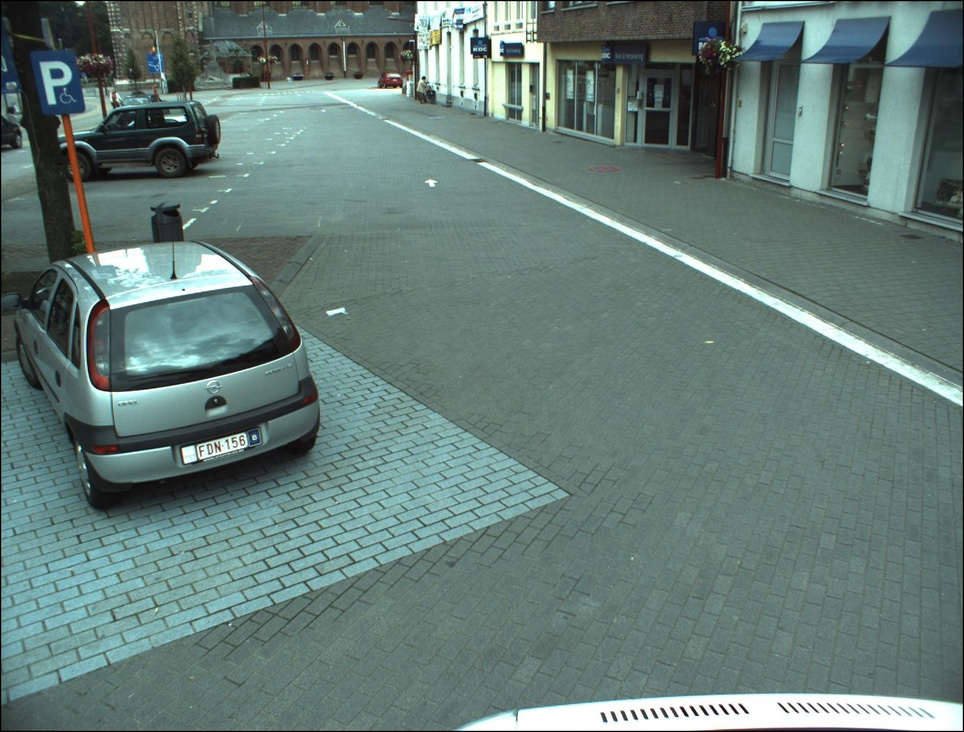
%> input picture block2/images/00.001250.jpg, 964 x 732 px, shrunk from 1628 x 1236 before the run
$ octave --eval "result = NoiseFilter(imread('images/00.001250.jpg'));"   (GNU Octave 9; MATLAB toolbox functions it lacks are replaced by stand-ins)
%> lines starting %> are read from the running program, lines starting %| are printed output that depends on the picture
function rgbFixed = NoiseFilter (im)
    fontSize=10;
%     im = imread('00.001250.jpg');

    % Get the dimensions of the image.  numberOfColorBands should be = 3.
    [rows columns numberOfColorBands] = size(im);
    % Display the original color image.
    %subplot(3, 4, 1);
    subplot(1, 2, 1);
    imshow(im);
    title('Original color Image', 'FontSize', fontSize);
    % Enlarge figure to full screen.
    set(gcf, 'Position', get(0,'Screensize'));
    % Extract the individual red, green, and blue color channels.
    redChannel = im(:, :, 1);
    greenChannel = im(:, :, 2);
    blueChannel = im(:, :, 3);

    % [13 lines of commented-out code are left out]
    noisyRGB = imnoise(im,'salt & pepper', 0.05);
    % subplot(3, 4, 5);
    % imshow(noisyRGB);
    % title('Image with Salt and Pepper Noise', 'FontSize', fontSize);

    % Extract the individual red, green, and blue color channels.
    redChannel = noisyRGB(:, :, 1);
    greenChannel = noisyRGB(:, :, 2);
    blueChannel = noisyRGB(:, :, 3);

    % [12 lines of commented-out code are left out]
    redMF = medfilt2(redChannel, [3 3]);
    greenMF = medfilt2(greenChannel, [3 3]);
    blueMF = medfilt2(blueChannel, [15 3]);

    % Find the noise in the red.
    noiseImage = (redChannel == 0 | redChannel == 255);
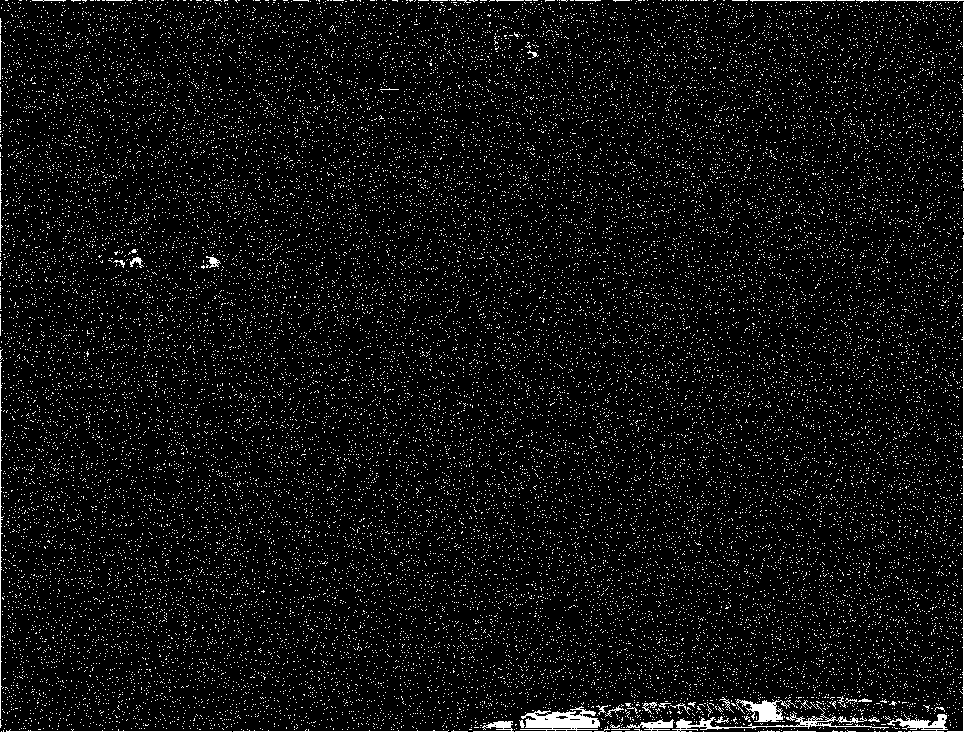
%> noiseImage: size 732x964 logical; 6% white in thin lines or dots
    % Get rid of the noise in the red by replacing with median.
    noiseFreeRed = redChannel;
    noiseFreeRed(noiseImage) = redMF(noiseImage);
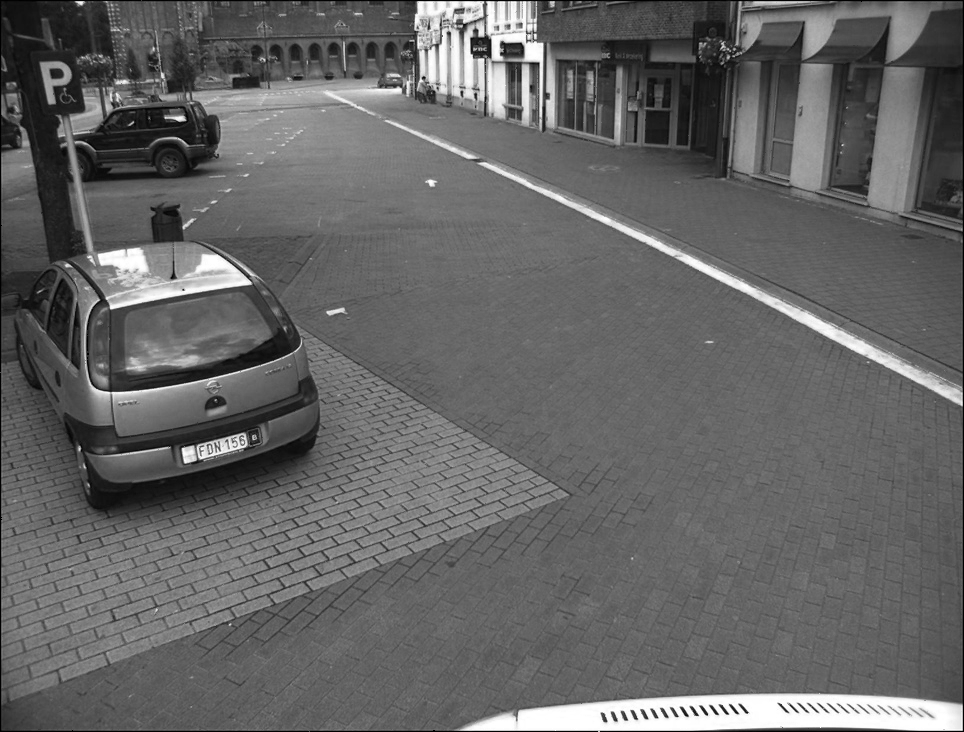
%> noiseFreeRed: size 732x964 uint8; min 0, max 255, mean 101; mean of the top-left, top-right, bottom-left and bottom-right quarters 97.4, 95.9, 99, 111.5

    % Find the noise in the green.
    noiseImage = (greenChannel == 0 | greenChannel == 255);
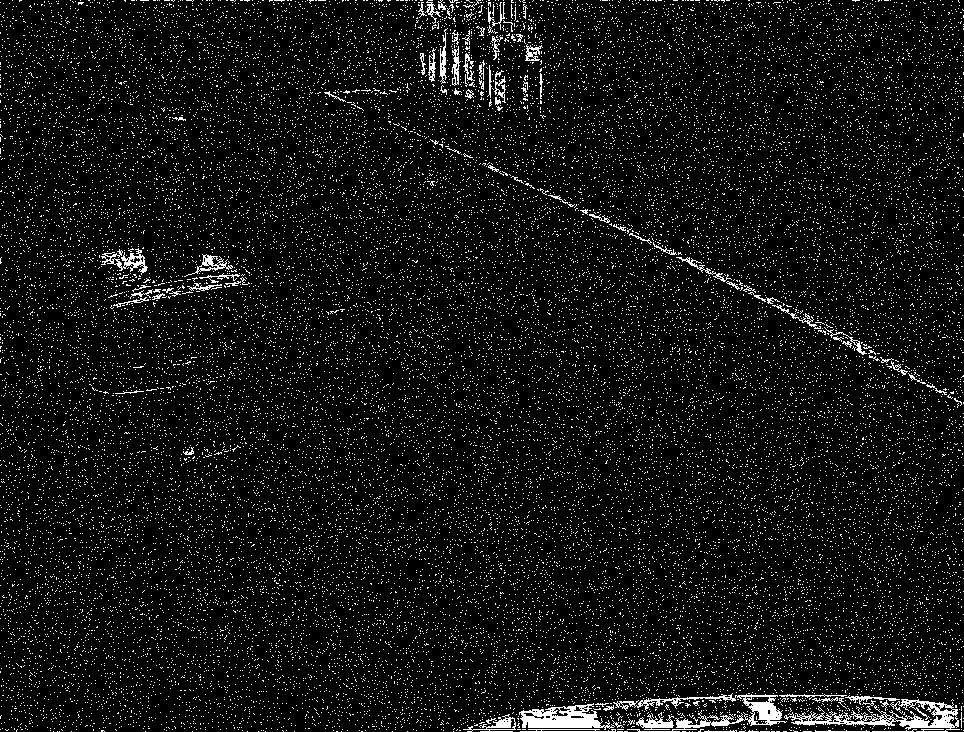
%> noiseImage: size 732x964 logical; 6.7% white in thin lines or dots
    % Get rid of the noise in the green by replacing with median.
    noiseFreeGreen = greenChannel;
    noiseFreeGreen(noiseImage) = greenMF(noiseImage);
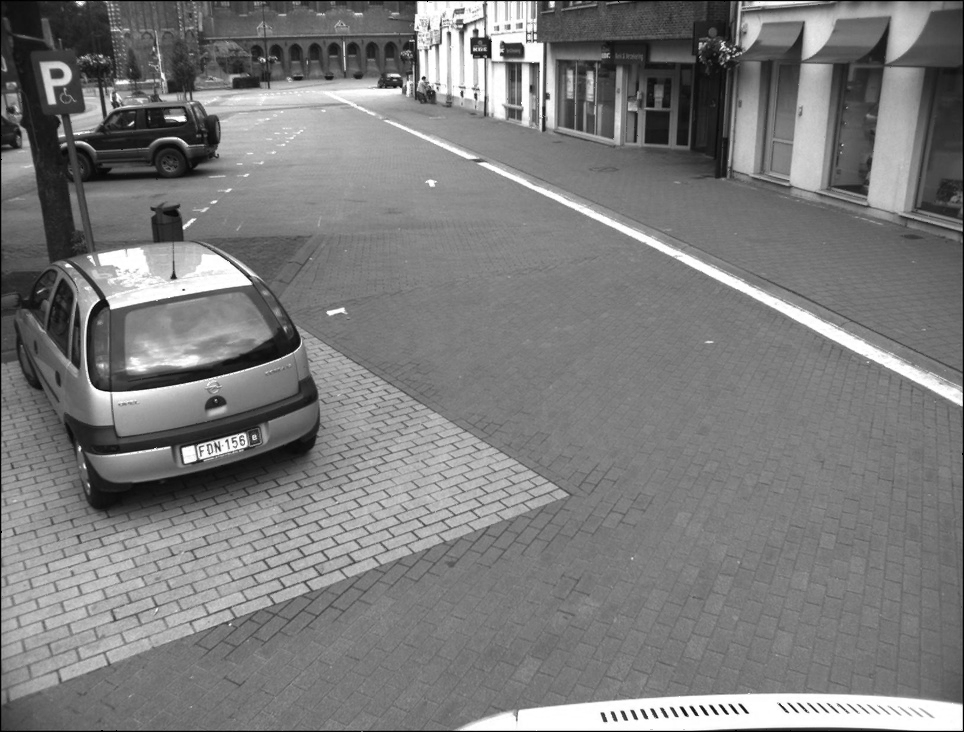
%> noiseFreeGreen: size 732x964 uint8; min 0, max 255, mean 123.5; mean of the top-left, top-right, bottom-left and bottom-right quarters 117.4, 115.5, 128.8, 132.3

    % Find the noise in the blue.
    noiseImage = (blueChannel == 0 | blueChannel == 255);
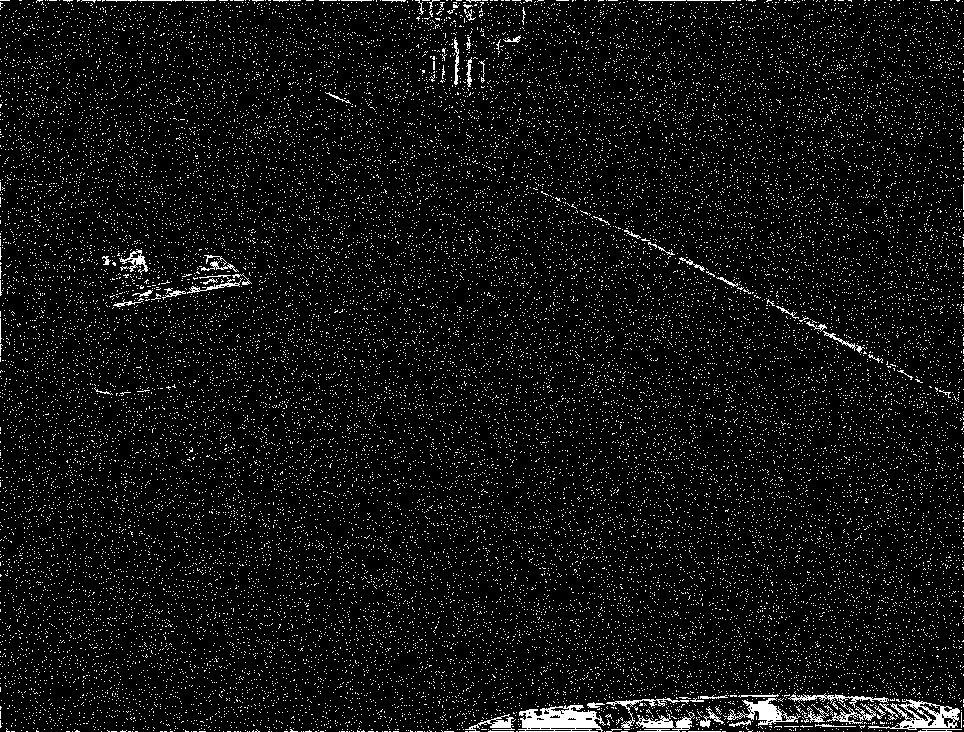
%> noiseImage: size 732x964 logical; 6.3% white in thin lines or dots
    % Get rid of the noise in the blue by replacing with median.
    noiseFreeBlue = blueChannel;
    noiseFreeBlue(noiseImage) = blueMF(noiseImage);
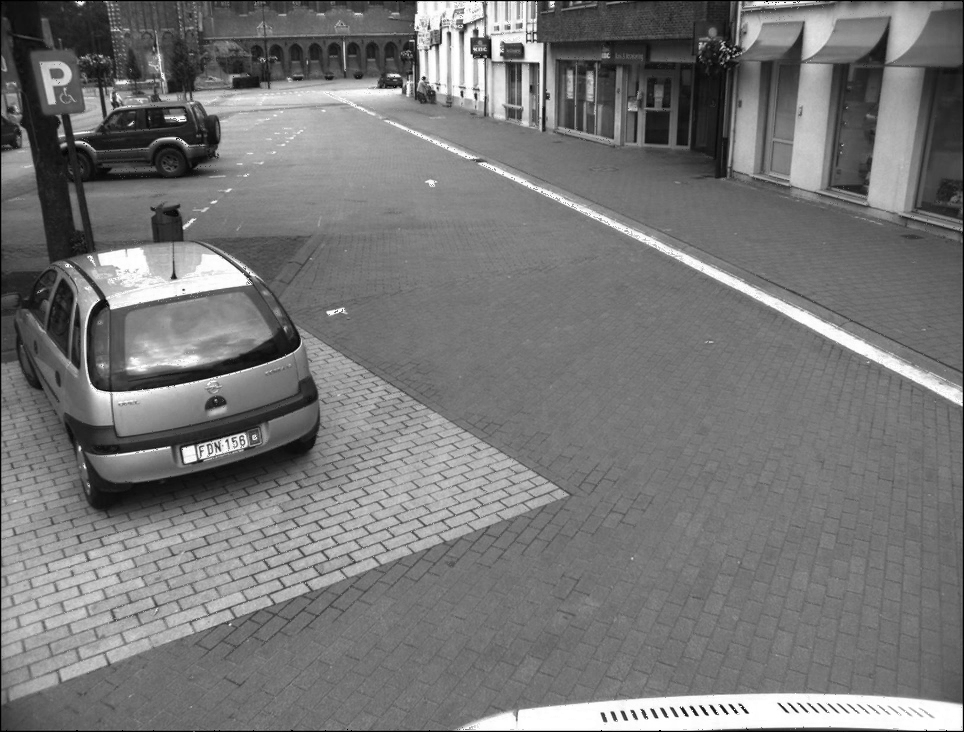
%> noiseFreeBlue: size 732x964 uint8; min 0, max 255, mean 118.7; mean of the top-left, top-right, bottom-left and bottom-right quarters 112.2, 109.6, 125.6, 127.2

    % Reconstruct the noise free RGB image
    rgbFixed = cat(3, noiseFreeRed, noiseFreeGreen, noiseFreeBlue);
    subplot(1, 2, 2);
    imshow(rgbFixed);
    title('Restored Image', 'FontSize', fontSize);

end

$ run again, on block2/images/00.000948.jpg
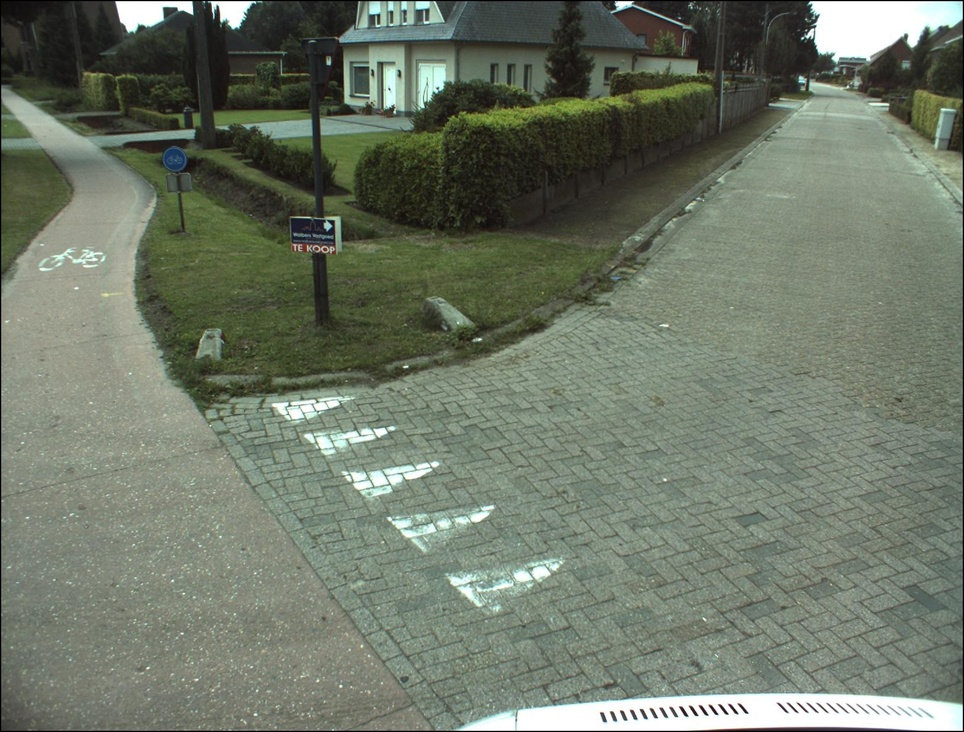
%> input picture block2/images/00.000948.jpg, 964 x 732 px, shrunk from 1628 x 1236 before the run
%> in NoiseFilter, `noiseImage = (redChannel == 0 | redChannel == 255);`:
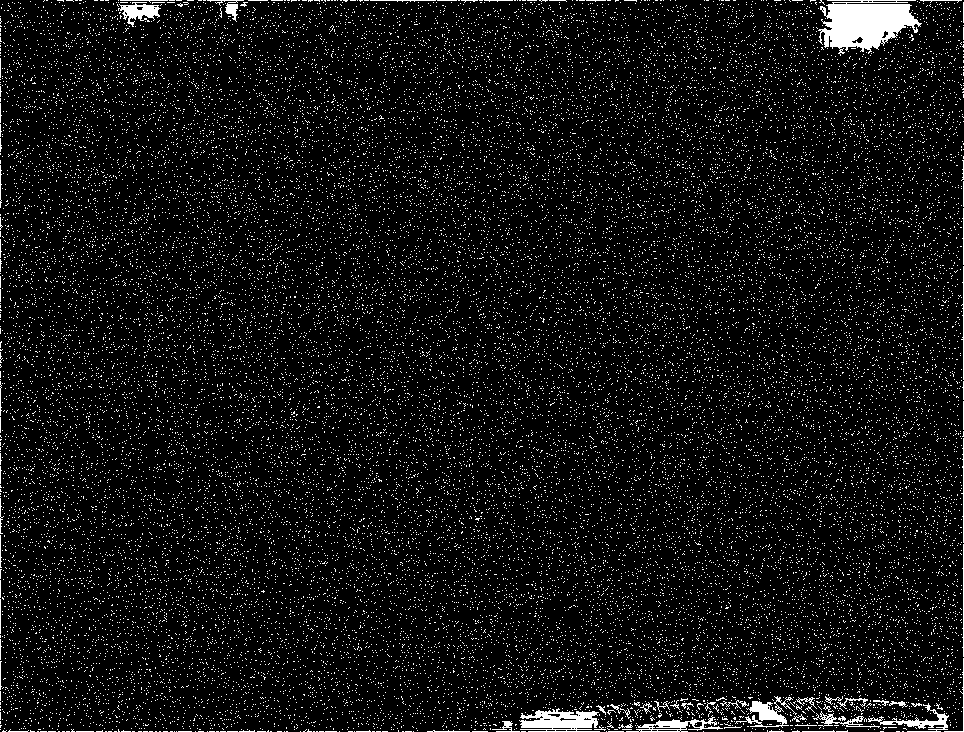
%> noiseImage: size 732x964 logical; 6.5% white in thin lines or dots
%> noiseFreeRed: size 732x964 uint8; min 0, max 255, mean 109.9
%> noiseFreeGreen: size 732x964 uint8; min 0, max 255, mean 118.8
%> in NoiseFilter, `noiseFreeBlue(noiseImage) = blueMF(noiseImage);`:
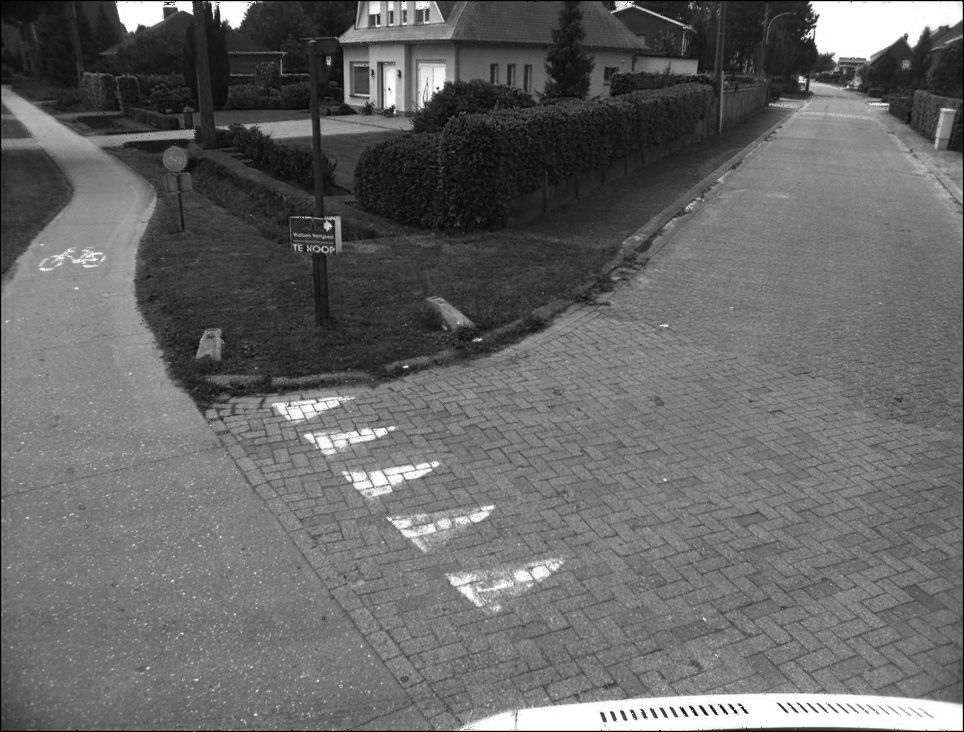
%> noiseFreeBlue: size 732x964 uint8; min 0, max 255, mean 103.1

$ run again, on block2/images/00.000949.jpg
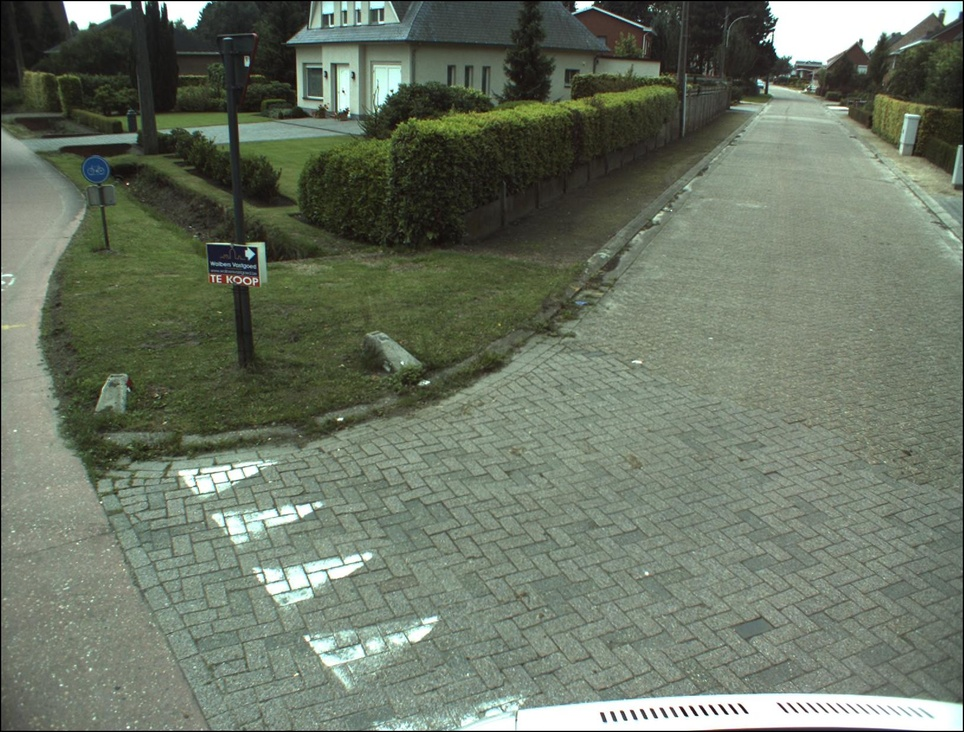
%> input picture block2/images/00.000949.jpg, 964 x 732 px, shrunk from 1628 x 1236 before the run
%> in NoiseFilter, `noiseImage = (redChannel == 0 | redChannel == 255);`:
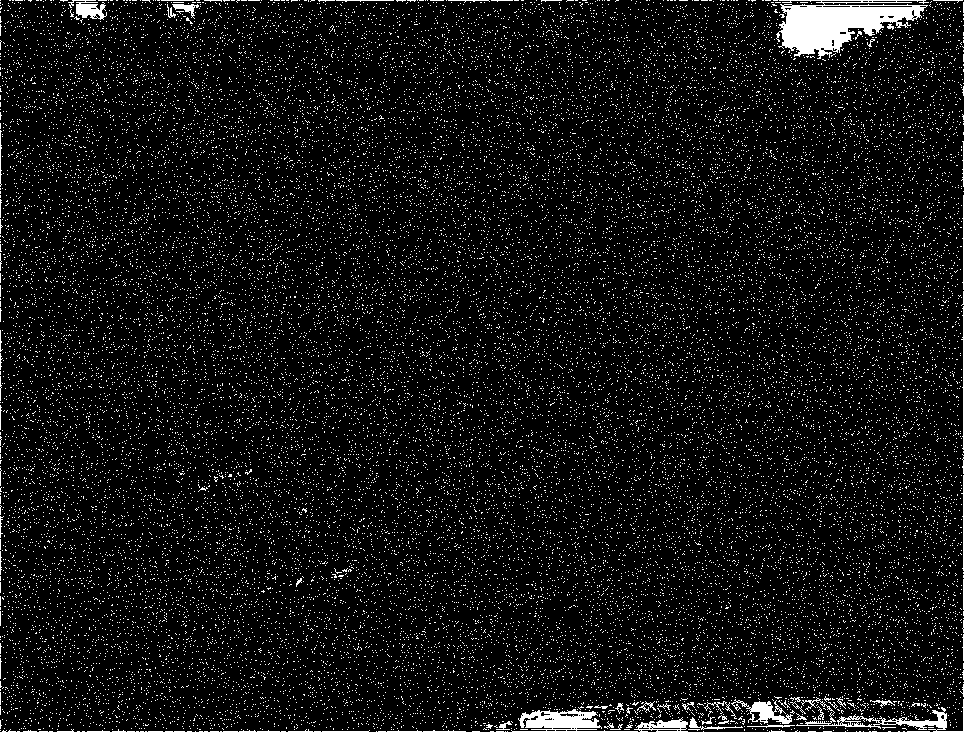
%> noiseImage: size 732x964 logical; 6.7% white in thin lines or dots
%> noiseFreeRed: size 732x964 uint8; min 0, max 255, mean 106.7; mean of the top-left, top-right, bottom-left and bottom-right quarters 73.2, 103, 119.3, 131.3
%> noiseFreeGreen: size 732x964 uint8; min 0, max 255, mean 116.6
%> in NoiseFilter, `noiseFreeBlue(noiseImage) = blueMF(noiseImage);`:
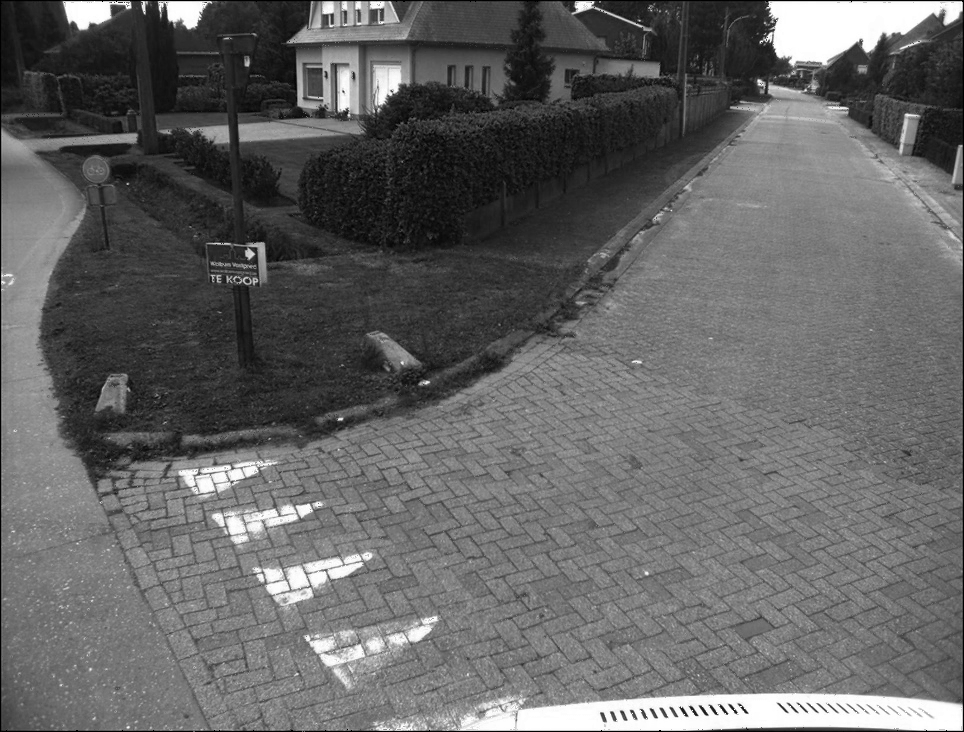
%> noiseFreeBlue: size 732x964 uint8; min 0, max 255, mean 100.2
